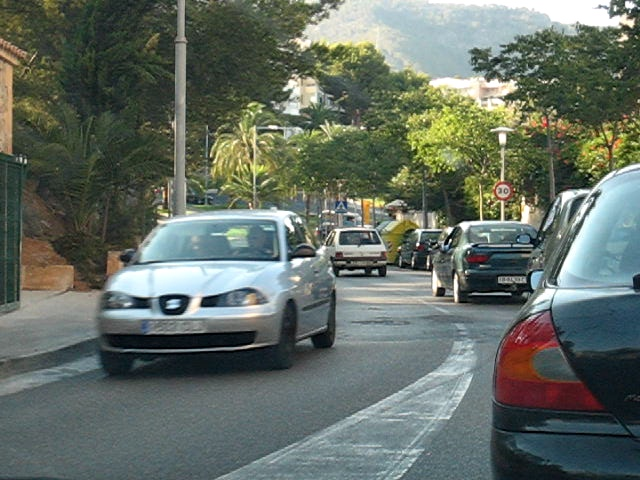
%> input picture OwnImprovement/car1.jpg, 640 x 480 px
$ octave demo.m   (GNU Octave 9; MATLAB toolbox functions it lacks are replaced by stand-ins)
%> lines starting %> are read from the running program, lines starting %| are printed output that depends on the picture
### OwnImprovement/Gb_Code_Oct2012/Gb_CSG.m
% author: Marius Leordeanu
% last modified: October 2012

%--------------------------------------------------------------------------
% Gb Code Version 1
%--------------------------------------------------------------------------

% INPUT:  I - rgb color image

%--------------------------------------------------------------------------

% OUTPUT:

%         gb_thin_CSG  - thin Gb boundaries using Color (C), Soft-segmentation (S) and Geometric grouping (G)
%                        with nonlocal maxima suppression
%         gb_thin_CS   - thin Gb boundaries using Color (C) and Soft-segmentation (S)
%                        with nonlocal maxima suppression
%         gb_CS        - continuous Gb boundaries using Color (C) and Soft-segmentation (S)
%                        without nonlocal maxima suppression
%
%         orC          - orientation computed from color channels, in
%                        degrees between 0 and 180
%
%         edgeImage      - color image with different pieces of contours in
%                          different colors; use it for visualization
%
%         edgeComponents - of the same size as I, with each contour having
%                          a unique integer assigned; a possible use is to find all
%                          pixels belonging to one contour


% NOTE: gb_thin_CSG has better accuracy than gb_thin_CS

% This code is for research use only.
% It is based on the following paper, which should be cited:

%  Marius Leordeanu, Rahul Sukthankar and Cristian Sminchisescu,
% "Efficient Closed-form Solution to Generalized Boundary Detection",
%  in ECCV 2012

function [gb_thin_CSG, gb_thin_CS, gb_CS, orC, edgeImage, edgeComponents] = Gb_CSG(I)

[nRows, nCols, aux] = size(I);
imDiag = norm([nRows, nCols]);

wS = round(0.041*imDiag);
wC = round(0.016*imDiag);

alpha_AB = 1.9;

disp('soft-segmentation ...');

seg = softSegs(I);

disp('Gb: color + soft-segmentation ... ');

[gbC, orC] =  GbC_lambda(I, wC, alpha_AB);
[gbS, orS] =  Gb_data_lambda(seg, wS);

gb_CS = ni(gbC.*ni(gbS));

[gb_thin_CS, loc]  = nonmaxsup(gb_CS, orC, 2);

disp('contour reasoning ... ');

[gb_thin_CSG, edgeImage, edgeComponents] = Gb_geom(gb_thin_CS, orC);

end

### OwnImprovement/Gb_Code_Oct2012/softSegs.m

% author: Marius Leordeanu
% last modified: October 2012

%--------------------------------------------------------------------------
% Gb Soft-segmentation Code Version 1
%--------------------------------------------------------------------------

% INPUT:  I - rgb color image

%--------------------------------------------------------------------------

% OUTPUT:

%   seg   - soft segmentation of the image I of dimension [nRows, nCols, 8];
%           each channel is obtained by PCA compression along the first eigenvectors dimensions
%           of a pool of soft foreground/background segmentations

% This code is for research use only.
% It is based on the following paper, which should be cited:

%  Marius Leordeanu, Rahul Sukthankar and Cristian Sminchisescu,
% "Efficient Closed-form Solution to Generalized Boundary Detection",
%  in ECCV 2012


function seg  = softSegs(I)

%disp(' soft segmentation ... :) ');

param.dW = 8;
param.dStep = 30;

param.dimH  = 15;
param.dimS  = 11;
param.dimV  = 7;

param.medfilt = 1;
param.ni = 1;
param.wFilt = 9;

maxSize = 300;

%% -----------------------------------------------------------------------

[nRows, nCols, aux] = size(I);

%% -------------------------------------

I = double(I);

I(:,:,1) = ni(I(:,:,1));
I(:,:,2) = ni(I(:,:,2));
I(:,:,3) = ni(I(:,:,3));

I = uint8(255*I);

I2 = imresize(I, maxSize/max([nRows, nCols]));

[nRows2, nCols2, m] = size(I2);

Ihsv = rgb2hsv(I2);

[Data, nDims] = getPCAData(Ihsv, param);

%% ---------------------------------------

k = 8;

Data = single(Data);

Data2 = (Data - repmat(mean(Data), nRows2*nCols2, 1));
M = Data2'*Data2;

[v,d] = eig(M);

v = v(:,size(M,1):-1:(size(M,1) - k + 1));

seg2 = reshape(Data2*v(:,1:k), nRows2, nCols2, k);

seg = zeros(nRows, nCols, size(seg2,3));

for i = 1:k

    seg(:,:,i) = imresize(seg2(:,:,i), [nRows, nCols]);

    if param.medfilt == 1
        seg(:,:,i) = medfilt2(seg(:,:,i), [param.wFilt, param.wFilt]);
    end

end

if param.ni == 1
    seg = ni(seg);
end

end

### OwnImprovement/Gb_Code_Oct2012/ni.m
function I = ni(I)


I = double(I);

I = I - min(I(:));

I = I./(max(I(:))+eps);


end

### OwnImprovement/Gb_Code_Oct2012/getPCAData.m
% author: Marius Leordeanu
% last modified: October 2012

%--------------------------------------------------------------------------
% This basically is a helper function for Gb Soft-segmentation softSegs(),
% it returns a pool of soft forgraound/background segmentations
%--------------------------------------------------------------------------

% This code is for research use only.
% It is based on the following paper, which should be cited:

%  Marius Leordeanu, Rahul Sukthankar and Cristian Sminchisescu,
% "Efficient Closed-form Solution to Generalized Boundary Detection",
%  in ECCV 2012


function [Data, nDim] = getPCAData(Ihsv, param)

dW = param.dW;

dStep = param.dStep;
dimH = param.dimH;
dimS = param.dimS;
dimV = param.dimV;

[nRows, nCols, aux] = size(Ihsv);

%% pre process color info

%forground histogram
h = Ihsv(:,:,1);
s = Ihsv(:,:,2);

v = ni(Ihsv(:,:,3));

% [7 lines of commented-out code are left out]

h = ni(h);
s = ni(s);

h = round(h*(dimH-1)+1);
v = round(v*(dimV-1)+1);
s = round(s*(dimS-1)+1);

im_col = h + (s-1)*dimH + (v-1)*dimH*dimS;

%% ----------------------------------------------------------------------

xs0 = (1+dW):8:(nCols-dW);
ys0 = ((1+dW):8:(nRows-dW))';

xs = repmat(xs0, length(ys0), 1);
ys = repmat(ys0, 1, length(xs0));

xs = xs(:);
ys = ys(:);

nPatches = length(xs);

X = zeros(nPatches, dimH*dimS*dimV);

for i = 1:nPatches

    c = im_col(ys(i)-dW:ys(i)+dW, xs(i)-dW:xs(i)+dW);

    X(i,c(:)) = 1;

end

%% learn PCA space of object color distributions

meanX = sum(X)/nPatches;

X = X - repmat(meanX, size(X,1), 1);

meanX = meanX';

M = X'*X;

[e,v] = eig(M);

v = diag(v);

energy = 0;

totalEnergy = sum(v);

nDim = 0;

while energy < 0.5*totalEnergy

    nDim = nDim + 1;
    energy = energy + v(length(v)-nDim+1);

end

e = e(:,size(M,1):-1:size(M,1)-(nDim-1));

%% generate possible segmentations ---------------------------------------

xs0 = (1+dW):dStep:(nCols-dW);
ys0 = ((1+dW):dStep:(nRows-dW))';

xs = repmat(xs0, length(ys0), 1);
ys = repmat(ys0, 1, length(xs0));

xs = xs(:);
ys = ys(:);

nTrials = length(xs);

Data  = zeros(nRows*nCols, nTrials);

for i = 1:nTrials

    x0  = xs(i);
    y0  = ys(i);

    auxI = im_col(y0-dW:y0+dW, x0-dW:x0+dW);

    c = zeros(dimH*dimS*dimV,1);

    c(auxI(:)) = 1;

    c = c - meanX;

    c1  = meanX;
    c0  = meanX;

    for k = 1:nDim

        coef = c'*e(:,k);

        c1 = c1 + coef*e(:,k);

        c0 = c0 - coef*e(:,k);

    end

    c1(c1 < 0) = 0;
    c0(c0 < 0) = 0;

    Data(:, i) = c1(im_col(:))./(c1(im_col(:)) + c0(im_col(:)) + eps);

end

return

### OwnImprovement/Gb_Code_Oct2012/GbC_lambda.m
% author: Marius Leordeanu
% last modified: October 2012

%--------------------------------------------------------------------------
% Gb Code Version 1
%--------------------------------------------------------------------------

% INPUT:  I      - rgb color image
%         wC     - window radius (2-4% of the image diagonal)
%         alpha  - weighting of ab channels vs L channel (in Lab space)
%                  a good value is usually in the interval [1 ... 2]

%--------------------------------------------------------------------------

% OUTPUT:

%         gb_lambda   - continuous Gb boundaries using Color (C) only
%                       without the final logistic classifier and nonlocal maxima suppression;
%                       it outputs the square root of the eigenvalue (norm of boundary height vector)

%
%         or          - boundary orientation, in
%                       degrees between 0 and 180
%

% This code is for research use only.
% It is based on the following paper, which should be cited:

%  Marius Leordeanu, Rahul Sukthankar and Cristian Sminchisescu,
% "Efficient Closed-form Solution to Generalized Boundary Detection",
%  in ECCV 2012


function [gb_lambda, or] =  GbC_lambda(I, wC, alpha)

epsilon = 1;

%% INITIALIZATION ------------------------------------------------------------

nRows = size(I,1);
nCols = size(I,2);

nSamples_C = (2*wC+1)^2;

%this will improve the colors of the image ------------------------
I = double(I);

I(:,:,1) = ni(I(:,:,1));
I(:,:,2) = ni(I(:,:,2));
I(:,:,3) = ni(I(:,:,3));

Ilab = rgb2lab(I); %cielab is better for matching human perception

wgauss_C = fspecial('gaussian', [2*wC+1,2*wC+1], wC/(2*sqrt(2)));
wgauss_C = wgauss_C(:);

% ------------------------------------------
% ML ----------------------------------

aux1 = repmat(1:(2*wC+1), (2*wC+1),1 );
aux2 = aux1';

XP = [aux2(:), aux1(:)];
XP = XP - repmat(mean(XP), nSamples_C, 1);

normX = sqrt(sum(XP.^2,2));
ff = find(normX > epsilon);

XP(ff,:) = epsilon*XP(ff,:)./repmat(normX(ff),1,2);

XP(:,1) = wgauss_C.*XP(:,1);
XP(:,2) = wgauss_C.*XP(:,2);

ff2 = find(normX > wC);
XP(ff2,:) = 0;

auxMC = XP'/(sum(abs(XP(:,1))));

%%

t = reshape(auxMC, 2, 2*wC + 1, 2*wC + 1);
Gx = squeeze(t(1, :, :));
Gy = squeeze(t(2, :, :));

%% get boundaries ---------------------------------------------------------

f1 =  1:(nRows*nCols);
ys = mod(f1-1,nRows)+1;
xs = floor(f1/nRows) + 1;

f2 = find(xs > wC & xs <= nCols - wC & ys > wC & ys <= nRows - wC);

xs = xs(f2);
ys = ys(f2);

f = f1(f2);

gb   = zeros(nRows*nCols,1);
or_C = zeros(nRows*nCols,2);

%alpha = 2.25; %weighs the importance of 'ab' (together) vs. 'L' in Lab space

Ilab(:,:,2:3) = double(alpha*Ilab(:,:,2:3));

t1 = tic;
resp_Ix = imfilter(Ilab, Gx, 'symmetric');
resp_Iy = imfilter(Ilab, Gy, 'symmetric');

resp_Ix = reshape(resp_Ix, nRows*nCols, 3);
resp_Iy = reshape(resp_Iy, nRows*nCols, 3);

Ms = zeros(nRows*nCols, 4);
Ms(:, 1) = resp_Ix(:, 1) .^2 + resp_Ix(:, 2) .^ 2 + resp_Ix(:, 3) .^ 2; %a
Ms(:, 2) = resp_Ix(:, 1) .* resp_Iy(:, 1) + resp_Ix(:, 2) .* resp_Iy(:, 2) + resp_Ix(:, 3) .* resp_Iy(:, 3); %b=c
Ms(:, 3) = Ms(:, 2); %b=c
Ms(:, 4) = resp_Iy(:, 1) .^2 + resp_Iy(:, 2) .^ 2 + resp_Iy(:, 3) .^ 2; %d

T = Ms(:, 1) + Ms(:, 4);
D = Ms(:, 1) .* Ms(:, 4) - Ms(:, 2) .* Ms(:, 2);

f = find(Ms(:, 2) ~= 0);

gb(:) = Ms(:, 1);
gb(f) = T(f)/2 + sqrt((T(f) .^ 2 ) /4 - D(f));

or_C(:, 1) = 0;
or_C(f, 1) = -Ms(f, 2);
or_C(:, 2) = 1;
or_C(f, 2) = gb(f) - Ms(f, 1);

Norm = sqrt(or_C(:, 1) .^ 2 + or_C(:, 2) .^2);
or_C(:, 1) = or_C(:, 1) ./Norm;
or_C(:, 2) = or_C(:, 2) ./Norm;

% gb = [ones(nRows*nCols,1), sqrt(gb)]*bc(1:2);
% gb = 1./(1 + exp(reshape(gb, nRows, nCols)));

gb_lambda = ni(reshape(sqrt(gb), nRows, nCols));

% or_C2 = reshape(atan2(-or_C(:,1), or_C(:,2)), nRows, nCols);
% or_C2(or_C2<0) = or_C2(or_C2<0)+pi;            % Map angles to 0-pi.
% or_C2 = or_C2*180/pi;                        % Convert to degrees.

or_C = reshape(atan2(or_C(:,1), or_C(:,2)), nRows, nCols);
or_C(or_C<0) = or_C(or_C<0)+pi;            % Map angles to 0-pi.
or = or_C*180/pi;                        % Convert to degrees.

%[gb_thin, loc]  = nonmaxsup(gb, or, 2);  % non local max suppression

%or = or_C;

return;

### OwnImprovement/Gb_Code_Oct2012/Gb_data_lambda.m
% author: Marius Leordeanu
% last modified: October 2012

%--------------------------------------------------------------------------
% Gb Code Version 1
%--------------------------------------------------------------------------

% INPUT:  data      - image layers (any number) - they should be properly scaled
%         wSize     - window radius (2-4% of the image diagonal)


%--------------------------------------------------------------------------

% OUTPUT:

%         gb_lambda   - continuous Gb boundaries
%                       without the final logistic classifier and nonlocal maxima suppression;
%                       it outputs the square root of the eigenvalue (norm of boundary height vector)

%
%         or          - boundary orientation, in
%                       degrees between 0 and 180
%

% This code is for research use only.
% It is based on the following paper, which should be cited:

%  Marius Leordeanu, Rahul Sukthankar and Cristian Sminchisescu,
% "Efficient Closed-form Solution to Generalized Boundary Detection",
%  in ECCV 2012


function [gb_lambda, or] =  Gb_data_lambda(data, wSize)

%% LEARNED PARAMS -------------------------------------------------------

nDims = size(data,3);

% for i = 1:nDims
%     data(:,:,i) = w(i)*data(:,:,i);
% end

epsilon = 1;

%% INITIALIZATION ------------------------------------------------------------

nRows = size(data,1);
nCols = size(data,2);

wC =  wSize; %max(2, round(0.02*norm([nRows, nCols])));

nSamples_C = (2*wC+1)^2;

wgauss_C = fspecial('gaussian', [2*wC+1,2*wC+1], wC/(2*sqrt(2)));
wgauss_C = wgauss_C(:);

% ------------------------------------------
% ML ----------------------------------

aux1 = repmat(1:(2*wC+1), (2*wC+1),1 );
aux2 = aux1';

XP = [aux2(:), aux1(:)];
XP = XP - repmat(mean(XP), nSamples_C, 1);

normX = sqrt(sum(XP.^2,2));
ff = find(normX > epsilon);

XP(ff,:) = epsilon*XP(ff,:)./repmat(normX(ff),1,2);

XP(:,1) = wgauss_C.*XP(:,1);
XP(:,2) = wgauss_C.*XP(:,2);

ff2 = find(normX > wC);
XP(ff2,:) = 0;

auxMC = XP'/(sum(abs(XP(:,1))));

%%

t = reshape(auxMC, 2, 2*wC + 1, 2*wC + 1);
Gx = squeeze(t(1, :, :));
Gy = squeeze(t(2, :, :));

% keyboard;
%% get boundaries ---------------------------------------------------------

f1 =  1:(nRows*nCols);
ys = mod(f1-1,nRows)+1;
xs = floor(f1/nRows) + 1;

f2 = find(xs > wC & xs <= nCols - wC & ys > wC & ys <= nRows - wC);

xs = xs(f2);
ys = ys(f2);

f = f1(f2);

gb   = zeros(nRows*nCols,1);
or_C = zeros(nRows*nCols,2);

%alpha = 2.25; %weighs the importance of 'ab' (together) vs. 'L' in Lab space

resp_Ix = imfilter(data, Gx, 'symmetric');
resp_Iy = imfilter(data, Gy, 'symmetric');

resp_Ix = reshape(resp_Ix, nRows*nCols, nDims);
resp_Iy = reshape(resp_Iy, nRows*nCols, nDims);

Ms = zeros(nRows*nCols, 4);

for i = 1:nDims

    Ms(:, 1) = Ms(:, 1) + resp_Ix(:, i) .^2; %a
    Ms(:, 2) = Ms(:, 2) + resp_Ix(:, i) .* resp_Iy(:, i); %b=c
    Ms(:, 4) = Ms(:, 4) + resp_Iy(:, i) .^2; %d

end

Ms(:, 3) = Ms(:, 2); %b=c

T = Ms(:, 1) + Ms(:, 4);
D = Ms(:, 1) .* Ms(:, 4) - Ms(:, 2) .* Ms(:, 2);
f = find(Ms(:, 2) ~= 0);

gb(:) = Ms(:, 1);
gb(f) = T/2 + sqrt((T .^ 2 ) /4 - D);

or_C(:, 1) = 0;
or_C(f, 1) = -Ms(:, 2);
or_C(:, 2) = 1;
or_C(f, 2) = gb(:) - Ms(:, 1);


Norm = sqrt(or_C(:, 1) .^ 2 + or_C(:, 2) .^2);
or_C(:, 1) = or_C(:, 1) ./Norm;
or_C(:, 2) = or_C(:, 2) ./Norm;

gb_lambda = ni(reshape(sqrt(gb), nRows, nCols));

or_C = reshape(atan2(or_C(:,1), or_C(:,2)), nRows, nCols);
or_C(or_C<0) = or_C(or_C<0)+pi;            % Map angles to 0-pi.
or_C = or_C*180/pi;                        % Convert to degrees.

%[gb_thin, loc]  = nonmaxsup(gb, or_C, 2);  % non local max suppression
or = or_C;

return;

### OwnImprovement/Gb_Code_Oct2012/rgb2lab.m
function im = rgb2lab(im)

cform = makecform('srgb2lab');
im = applycform(im,cform);
end

### OwnImprovement/demo.m
warning('off'); %#ok<WNOFF>

%read image
I1 = im2double(imread('car1.jpg'));
I2 = im2double(imread('car2.jpg'));
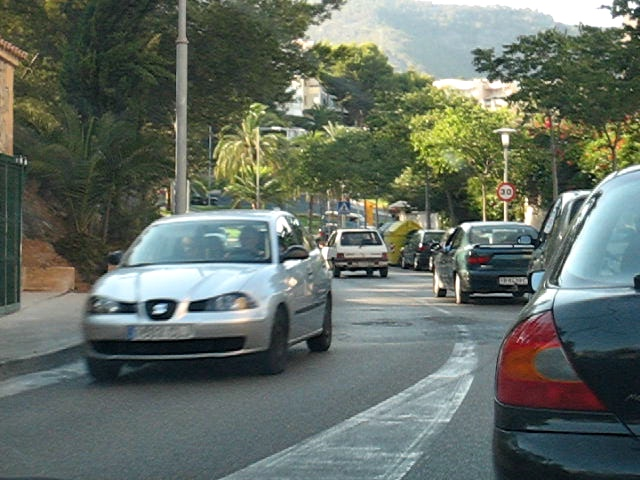
%> input picture OwnImprovement/car2.jpg, 640 x 480 px


%construct pyramid
[h,w,~] = size(I1);
%> h = 480; w = 640
width = min(h,w);
%> width = 480
minWidth = 50;
ratio = 0.5;
PYRE_NO = ceil(log(minWidth/width)/log(ratio));
%> PYRE_NO = 4


baseSigma = 1/ratio-1;
n=round(log(0.25)/log(ratio));
nSigma=baseSigma*n;

Apyre = cell(PYRE_NO,1);
%> Apyre = {[], [], [], []}
Bpyre = cell(PYRE_NO,1);
%> Bpyre = {[], [], [], []}
Apyre{1} = I1;
Bpyre{1} = I2;
Ratiopyre = cell(PYRE_NO,1);
%> Ratiopyre = {[], [], [], []}
for i = 2:PYRE_NO
    if(i<=n+1)
        sigma = baseSigma*(i-1);
        G = fspecial('gaussian',round(sigma*3),sigma);
        A = imfilter( I1, G, 'replicate' );
        B = imfilter( I2, G, 'replicate' );
        Apyre{i} = imresize(A,ratio^(i-1));
        Bpyre{i} = imresize(B,ratio^(i-1));
    else
        G = fspecial('gaussian',round(nSigma*3),nSigma);
        A = imfilter( Apyre{i-1-n}, G, 'replicate' );
        B = imfilter( Bpyre{i-1-n}, G, 'replicate' );
        [nh,nw,~] = size(A);
        nwidth = min(nh,nw);
        rate=(ratio^(i-1))*width/nwidth;
        Apyre{i} = imresize(A,rate);
        Bpyre{i} = imresize(B,rate);
    end
end
%> this loop made 3 passes
%> pass 2, `A = imfilter( I1, G, 'replicate' );`:
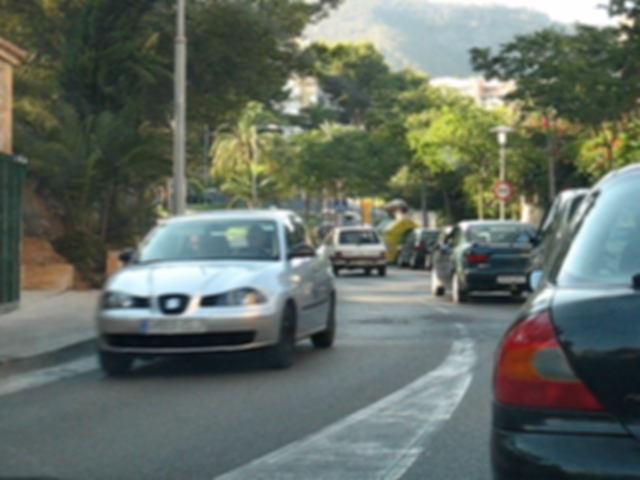
%> A: size 480x640x3 double; mean R, G, B 0.392, 0.429, 0.394; mean of the top-left, top-right, bottom-left and bottom-right quarters 0.317, 0.486, 0.416, 0.4
%> pass 2, `B = imfilter( I2, G, 'replicate' );`:
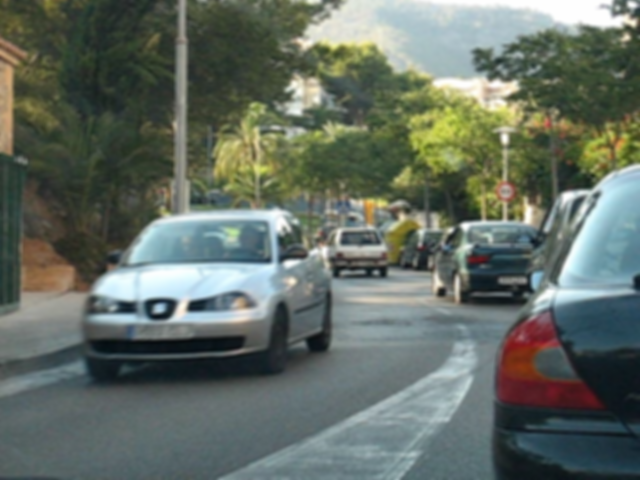
%> B: size 480x640x3 double; mean R, G, B 0.393, 0.431, 0.395
%> after the loop, Apyre = 4 items; Bpyre = 4 items; G = [0.011 0.0181 0.0233 0.0233 0.0181 0.011; 0.0181 0.0299 0.0384 0.0384 0.0299 0.0181; 0.0233 0.0384 0.0493 0.0493 0.0384 0.0233; 0.0233 0.0384 0.0493 0.0493 0.0384 0.0233; 0.0181 0.0299 0.0384 0.0384 0.0299 0.0181; 0.011 0.0181 0.0233 0.0233 0.0181 0.011]

for i = PYRE_NO:-1:2
    Ratiopyre{i} = min(size(Apyre{i-1},1),size(Apyre{i-1},2))/min(size(Apyre{i},1),size(Apyre{i},2));
end
%> after the loop, Ratiopyre = {[], 2, 2, 2}
Ratiopyre{1} = 1;

%obtain the region of using convolution
ImageDifference = cell(PYRE_NO,1);
%> ImageDifference = {[], [], [], []}
for i = 1:PYRE_NO
    ImageDifference{i} = rgb2gray(imsubtract(Apyre{i},Bpyre{i}));
end
%> after the loop, ImageDifference = 4 items

addpath('./Gb_Code_Oct2012');
ImageEdgeSeg = cell(PYRE_NO,1);
%> ImageEdgeSeg = {[], [], [], []}
%> the run ends on the next line
for i = 1:PYRE_NO
    ImageEdgeSeg{i} = Gb_CSG( Bpyre{i} );
